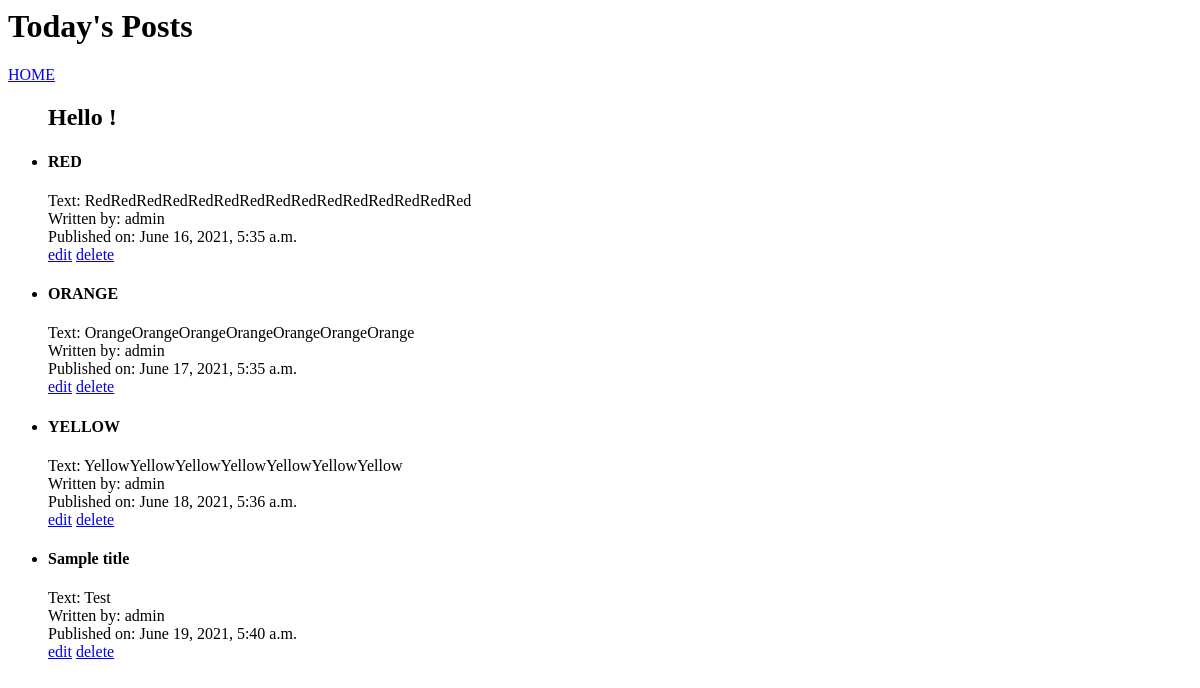
Page /blogs/today/ on the earlier database version.
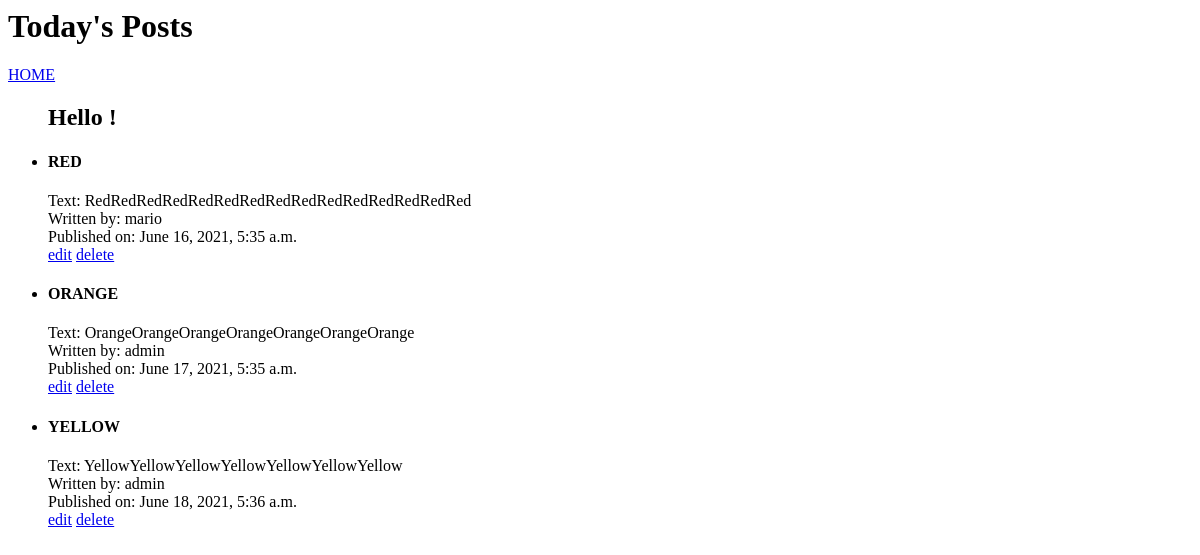
Same page on the later database version.
### blogs/models.py (models this page shows, shortened)
class Post(models.Model):
    author = models.ForeignKey(User, on_delete=models.CASCADE)
    title = models.CharField(max_length=200)
    text = models.TextField()
    created_date = models.DateTimeField(default=timezone.now)
    published_date = models.DateTimeField(blank=True, null=True)

### blogs/views.py (the view)
# urls.py: path('today/', views.TodayView.as_view(), name='todayDate'),
class TodayView(generic.ListView):
    template_name = 'blogs/today.html'
    context_object_name = 'blogs_list'
    def get_queryset(self):
        return Post.objects.filter(published_date__lte=timezone.now()).order_by('published_date')

### blogs/templates/blogs/today.html
<h1>Today's Posts</h1>
<a href="{% url 'blogs:index' %}">HOME</a>
{% if blogs_list %}
        <ul>
        <h2> Hello {{user.username}}!</h2>
        {% for blog in blogs_list %}
            <li>
                <h4>{{ blog.title }}<br></h4>
                Text: {{ blog.text }} <br>
                Written by: {{ blog.author }} <br>
                Published on: {{ blog.published_date }} <br>
                <span><a href="{% url 'blogs:update' blog.id %}">edit</a></span>
                <span><a href="{% url 'blogs:delete' blog.id %}">delete</a></span>
            </li>
        {% endfor %}
        </ul>
{% else %}
    <p>No posts exist</p>
{% endif %}

Differences in the rows shown:
removed Post: title "Sample title", text "Test", author "admin", published_date "June 19, 2021, 5:40 a.m."
changed Post "RED": author "admin" → "mario"
